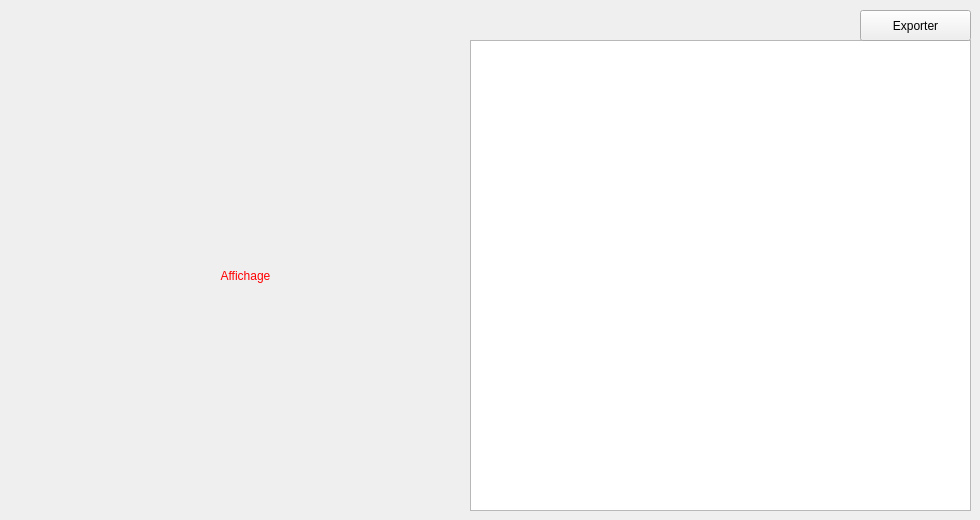
     <widget class="QWidget" name="tab_2">
      <attribute name="title">
       <string>Affichage liste</string>
      </attribute>
      <widget class="QPushButton" name="pushButton">
       <property name="geometry">
        <rect>
         <x>20</x>
         <y>40</y>
         <width>451</width>
         <height>471</height>
        </rect>
       </property>
       <property name="styleSheet">
        <string notr="true">border-image: url(:/new/prefix2/camera.png);
color: rgb(255, 0, 0);
font: 28pt &quot;MS Shell Dlg 2&quot;;
border-radius:25px;
</string>
       </property>
       <property name="text">
        <string>Affichage</string>
       </property>
      </widget>
      <widget class="QTableView" name="tableView">
       <property name="geometry">
        <rect>
         <x>470</x>
         <y>40</y>
         <width>501</width>
         <height>471</height>
        </rect>
       </property>
       <property name="styleSheet">
        <string notr="true">border-image: white</string>
       </property>
      </widget>
      <widget class="QPushButton" name="pushButton_2">
       <property name="geometry">
        <rect>
         <x>860</x>
         <y>10</y>
         <width>111</width>
         <height>31</height>
        </rect>
       </property>
       <property name="styleSheet">
        <string notr="true">border-image: url(:/new/prefix2/orange.png);
font: 75 18pt &quot;MS Shell Dlg 2&quot;;</string>
       </property>
       <property name="text">
        <string>Exporter</string>
       </property>
      </widget>
     </widget>
